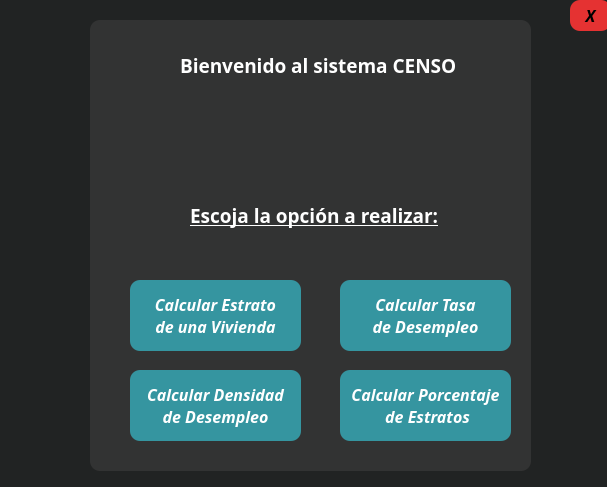
<?xml version="1.0" encoding="UTF-8"?>
<ui version="4.0">
 <class>CENSO</class>
 <widget class="QMainWindow" name="CENSO">
  <property name="windowModality">
   <enum>Qt::NonModal</enum>
  </property>
  <property name="enabled">
   <bool>true</bool>
  </property>
  <property name="geometry">
   <rect>
    <x>0</x>
    <y>0</y>
    <width>607</width>
    <height>487</height>
   </rect>
  </property>
  <property name="cursor">
   <cursorShape>ArrowCursor</cursorShape>
  </property>
  <property name="contextMenuPolicy">
   <enum>Qt::DefaultContextMenu</enum>
  </property>
  <property name="windowTitle">
   <string>CENSO</string>
  </property>
  <property name="layoutDirection">
   <enum>Qt::LeftToRight</enum>
  </property>
  <property name="autoFillBackground">
   <bool>false</bool>
  </property>
  <property name="styleSheet">
   <string notr="true">QPushButton{
	border:none;
	background-color: #e53232;
	border-radius:10px;
}

QPushButton:hover{
 	background-color:white;

}

*{
background-color:#212323;
}</string>
  </property>
  <property name="dockOptions">
   <set>QMainWindow::AllowTabbedDocks|QMainWindow::AnimatedDocks</set>
  </property>
  <property name="unifiedTitleAndToolBarOnMac">
   <bool>false</bool>
  </property>
  <widget class="QWidget" name="centralwidget">
   <property name="contextMenuPolicy">
    <enum>Qt::DefaultContextMenu</enum>
   </property>
   <widget class="QWidget" name="widget" native="true">
    <property name="geometry">
     <rect>
      <x>90</x>
      <y>20</y>
      <width>441</width>
      <height>451</height>
     </rect>
    </property>
    <property name="styleSheet">
     <string notr="true">*{
	background-color:  #323333  ;
	font-family: &quot;Century Gothic&quot;;
	color:white ;
	border-radius:10px;
}

QPushButton{
	background-color:  #3595a0;
	border:none;
	border-radius: 10px;
}


QPushButton:hover{
	color: black;
	background-color: #f9f32d;
	}	</string>
    </property>
    <widget class="QLabel" name="label">
     <property name="geometry">
      <rect>
       <x>90</x>
       <y>20</y>
       <width>311</width>
       <height>51</height>
      </rect>
     </property>
     <property name="font">
      <font>
       <family>Century Gothic</family>
       <pointsize>12</pointsize>
       <weight>75</weight>
       <bold>true</bold>
      </font>
     </property>
     <property name="text">
      <string>&lt;html&gt;&lt;head/&gt;&lt;body&gt;&lt;p&gt;&lt;span style=&quot; font-size:14pt;&quot;&gt;Bienvenido al sistema CENSO&lt;/span&gt;&lt;/p&gt;&lt;/body&gt;&lt;/html&gt;</string>
     </property>
     <property name="textFormat">
      <enum>Qt::AutoText</enum>
     </property>
    </widget>
    <widget class="QPushButton" name="BotonDes">
     <property name="geometry">
      <rect>
       <x>250</x>
       <y>260</y>
       <width>171</width>
       <height>71</height>
      </rect>
     </property>
     <property name="font">
      <font>
       <family>Century Gothic</family>
       <pointsize>12</pointsize>
       <weight>75</weight>
       <italic>true</italic>
       <bold>true</bold>
      </font>
     </property>
     <property name="mouseTracking">
      <bool>false</bool>
     </property>
     <property name="autoFillBackground">
      <bool>false</bool>
     </property>
     <property name="text">
      <string>Calcular Tasa 
de Desempleo</string>
     </property>
    </widget>
    <widget class="QPushButton" name="BotonCantEst">
     <property name="geometry">
      <rect>
       <x>250</x>
       <y>350</y>
       <width>171</width>
       <height>71</height>
      </rect>
     </property>
     <property name="font">
      <font>
       <family>Century Gothic</family>
       <pointsize>12</pointsize>
       <weight>75</weight>
       <italic>true</italic>
       <bold>true</bold>
      </font>
     </property>
     <property name="autoFillBackground">
      <bool>false</bool>
     </property>
     <property name="text">
      <string>Calcular Porcentaje 
 de Estratos</string>
     </property>
    </widget>
    <widget class="QPushButton" name="BotonEst">
     <property name="enabled">
      <bool>true</bool>
     </property>
     <property name="geometry">
      <rect>
       <x>40</x>
       <y>260</y>
       <width>171</width>
       <height>71</height>
      </rect>
     </property>
     <property name="font">
      <font>
       <family>Century Gothic</family>
       <pointsize>12</pointsize>
       <weight>75</weight>
       <italic>true</italic>
       <bold>true</bold>
      </font>
     </property>
     <property name="autoFillBackground">
      <bool>false</bool>
     </property>
     <property name="styleSheet">
      <string notr="true"/>
     </property>
     <property name="text">
      <string>Calcular Estrato
de una Vivienda</string>
     </property>
     <property name="flat">
      <bool>false</bool>
     </property>
    </widget>
    <widget class="QPushButton" name="BotonDen">
     <property name="geometry">
      <rect>
       <x>40</x>
       <y>350</y>
       <width>171</width>
       <height>71</height>
      </rect>
     </property>
     <property name="font">
      <font>
       <family>Century Gothic</family>
       <pointsize>12</pointsize>
       <weight>75</weight>
       <italic>true</italic>
       <bold>true</bold>
      </font>
     </property>
     <property name="autoFillBackground">
      <bool>false</bool>
     </property>
     <property name="text">
      <string>Calcular Densidad 
de Desempleo</string>
     </property>
    </widget>
    <widget class="QLabel" name="label_2">
     <property name="geometry">
      <rect>
       <x>100</x>
       <y>150</y>
       <width>261</width>
       <height>91</height>
      </rect>
     </property>
     <property name="font">
      <font>
       <family>Century Gothic</family>
       <pointsize>12</pointsize>
       <weight>75</weight>
       <italic>false</italic>
       <bold>true</bold>
       <underline>true</underline>
      </font>
     </property>
     <property name="styleSheet">
      <string notr="true"/>
     </property>
     <property name="text">
      <string>&lt;html&gt;&lt;head/&gt;&lt;body&gt;&lt;p&gt;&lt;span style=&quot; font-size:14pt;&quot;&gt;Escoja la opción a realizar:&lt;/span&gt;&lt;/p&gt;&lt;/body&gt;&lt;/html&gt;</string>
     </property>
     <property name="textFormat">
      <enum>Qt::AutoText</enum>
     </property>
    </widget>
   </widget>
   <widget class="QPushButton" name="cerrar_principal">
    <property name="geometry">
     <rect>
      <x>570</x>
      <y>0</y>
      <width>41</width>
      <height>31</height>
     </rect>
    </property>
    <property name="font">
     <font>
      <family>Century Gothic</family>
      <pointsize>12</pointsize>
      <weight>75</weight>
      <italic>true</italic>
      <bold>true</bold>
     </font>
    </property>
    <property name="styleSheet">
     <string notr="true"/>
    </property>
    <property name="text">
     <string>X</string>
    </property>
   </widget>
  </widget>
 </widget>
 <resources/>
 <connections/>
</ui>
